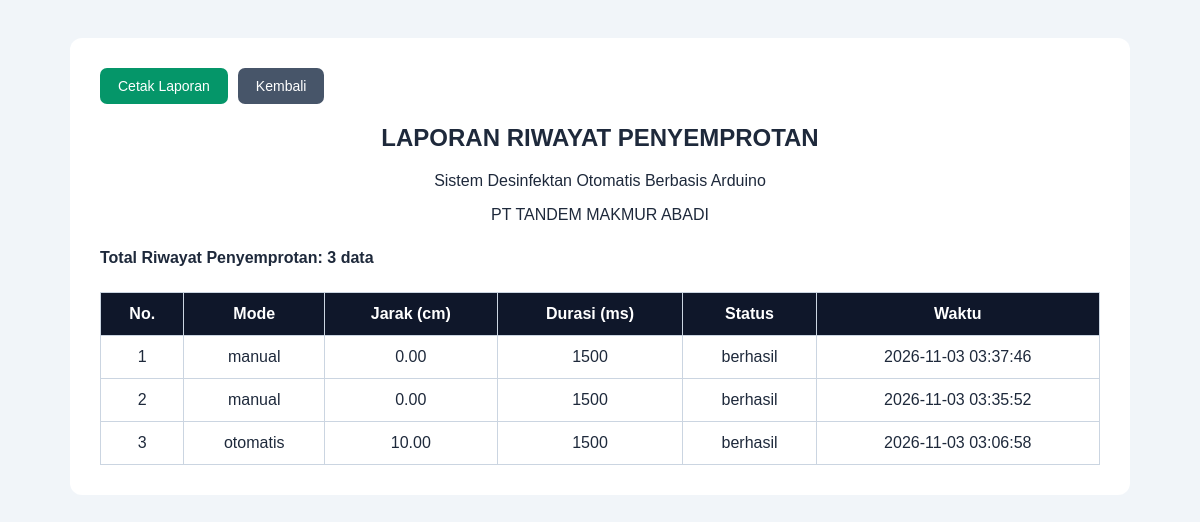
Screenshot of /laporan.php (signed in) with the database file from the repository.
### tables this page shows
CREATE TABLE `penyemprotan` (
  `id` bigint(20) NOT NULL,
  `mode` enum('otomatis','manual') NOT NULL,
  `jarak_cm` decimal(8,2) DEFAULT NULL,
  `durasi_ms` int(11) NOT NULL,
  `status` enum('berhasil','gagal') DEFAULT 'berhasil',
  `created_at` timestamp NOT NULL DEFAULT current_timestamp()
);

### laporan.php (the view, shortened to what this page needs)
<?php
require_once 'config/koneksi.php';
$query = mysqli_query($conn, "
    SELECT * FROM penyemprotan
    ORDER BY created_at DESC
");
$total = mysqli_num_rows($query);
?>
<!DOCTYPE html>
<html lang="id">
<head>
</head>
<body>
<div class="container">
    <div class="actions">
        <button onclick="window.print()">Cetak Laporan</button>
        <a href="index.php" class="back">Kembali</a>
    </div>
    <h2>LAPORAN RIWAYAT PENYEMPROTAN</h2>
    <p>Sistem Desinfektan Otomatis Berbasis Arduino</p>
    <p>PT TANDEM MAKMUR ABADI</p>
    <div class="info">
        Total Riwayat Penyemprotan: <?= $total ?> data
    </div>
    <table>
        <thead>
            <tr>
                <th>No.</th>
                <th>Mode</th>
                <th>Jarak (cm)</th>
                <th>Durasi (ms)</th>
                <th>Status</th>
                <th>Waktu</th>
            </tr>
        </thead>
        <tbody>
        <?php
        $no = 1;
        if ($total > 0):
            while ($data = mysqli_fetch_assoc($query)):
        ?>
            <tr>
                <td><?= $no++ ?></td>
                <td><?= htmlspecialchars($data['mode']) ?></td>
                <td><?= $data['jarak_cm'] !== null
                    ? htmlspecialchars($data['jarak_cm'])
                    : '-' ?></td>
                <td><?= htmlspecialchars($data['durasi_ms']) ?></td>
                <td><?= htmlspecialchars($data['status']) ?></td>
                <td><?= htmlspecialchars($data['created_at']) ?></td>
            </tr>
        <?php
            endwhile;
        else:
        ?>
            <tr>
                <td colspan="6">Belum ada data penyemprotan.</td>
            </tr>
        <?php endif; ?>
        </tbody>
    </table>
</div>
</body>
</html>

### laporan.php (style rules this page uses)
body { font-family: Arial, sans-serif; background: #f1f5f9; color: #1e293b; padding: 30px; }
.container { max-width: 1000px; margin: auto; background: white; padding: 30px; border-radius: 12px; }
h2, p { text-align: center; }
.info { margin: 25px 0; font-weight: bold; }
table { width: 100%; border-collapse: collapse; }
th, td { border: 1px solid #cbd5e1; padding: 12px; text-align: center; }
th { background: #0f172a; color: white; }
.actions { margin-bottom: 20px; display: flex; gap: 10px; }
button, .back { padding: 10px 18px; border: none; border-radius: 7px; background: #059669; color: white; cursor: pointer; text-decoration: none; font-size: 14px; }
.back { background: #475569; }

### rows the page displays
penyemprotan: mode "manual", jarak_cm "0.00", durasi_ms "1500", status "berhasil", created_at "2026-11-03 03:37:46"
penyemprotan: mode "manual", jarak_cm "0.00", durasi_ms "1500", status "berhasil", created_at "2026-11-03 03:35:52"
penyemprotan: mode "otomatis", jarak_cm "10.00", durasi_ms "1500", status "berhasil", created_at "2026-11-03 03:06:58"

### other values shown
$total "3"
